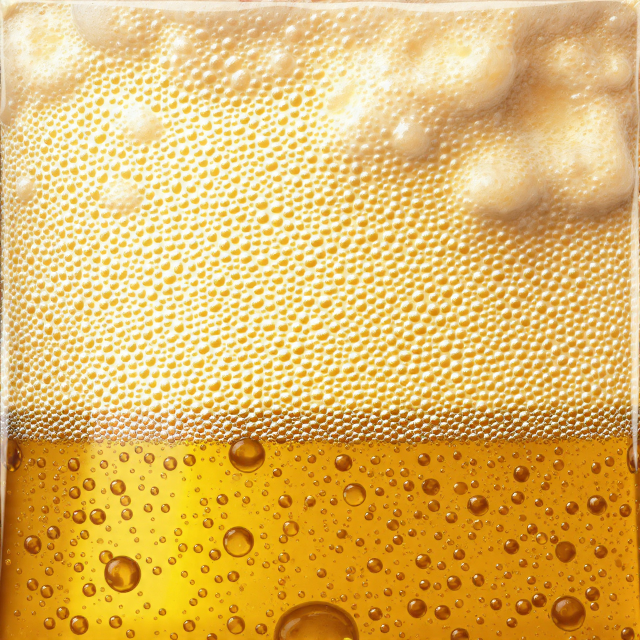
#> input picture Assets/camos/beer_camo_2883d8bf.jpg, 1280 x 1280 px, given in place of lowtide_stairs_source.png, which was not available (shown at 1/2 size)
$ python lowtide_stairs.py
#> lines starting #> are read from the running program, lines starting #| are printed output that depends on the picture; pictures that were not available may be replaced by others from this repository, and a replacement may not be noted
### Tools/map_kit.py
"""
A kit for building a map by script out of boxes and polygons, the way Tools/ridgeback_buildings.py builds Ridgeback's
houses: world-scale UVs (a brick is a brick's size on every wall), Tools/building_textures.py's materials, and collision
made of the same boxes (PhysicsShapeBox) plus convex hulls, so what you see is what stops players, bots and bullets.
Tools/belltower_map.py builds Belltower with it.

Plan coordinates: e east, n north, z up, in inches (s&box units). s&box's world has +x north and +y west (as on the
radar), so plan ( e, n, z ) is world ( n, -e, z ). ModelDoc reads an OBJ as Y-up, so world ( x, y, z ) is written to the
OBJ as ( y, z, x ).

- Faces are named in plan directions: '+e', '-e', '+n', '-n', '+z', '-z'.
- A polygon is counter-clockwise seen from the side it faces, and is drawn as a fan from its first point, so that point
  must see the whole polygon.
- Model.mirrored() turns a model over east to west (e to -e), for the half of a symmetric map that mirrors the other.
"""
import json
import math
import os
import time
import uuid
import zlib
from collections import defaultdict
from pathlib import Path

import numpy as np

import building_textures as BT

ROOT = Path( __file__ ).resolve().parent.parent
ASSETS = ROOT / "Assets"

FACES = ( "+e", "-e", "+n", "-n", "+z", "-z" )
AXIS = { "e": 0, "n": 1, "z": 2 }


def normalise( v ):
    v = np.asarray( v, float )
    return v / np.linalg.norm( v )


def to_world( p ):
    """ Plan ( e, n, z ) to s&box world ( x north, y west, z ). """
    return np.array( ( p[1], -p[0], p[2] ), float )


def mirror_point( p ):
    return np.array( ( -p[0], p[1], p[2] ), float )


def mirror_face( face ):
    return { "+e": "-e", "-e": "+e" }.get( face, face )


# ---------------------------------------------------------------------------------------------------------------------
# Rotations (s&box's Rotation.From( pitch, yaw, roll ), as in Tools/ridgeback_buildings.py)

# [22 lines left out: functions rotation_matrix, angles_of, not called in this run]


# ---------------------------------------------------------------------------------------------------------------------
# Model

class Model:
    """ Polygons by paint, and the collision: boxes ( centre, axes, size, surface ) and hulls ( points, surface ), all
    in plan coordinates. """

    # [126 lines left out: functions __init__, polygon, box, oriented_box, beam, prism and 1 more, not called in this run]

    def hull( self, points, surface ):
        """ Collision only: the convex hull of these plan points. """
        self.hulls.append( ( [ tuple( map( float, p ) ) for p in points ], surface ) )

    # [61 lines left out: functions collision_box, extend, mirrored, bounds, not called in this run]

    def triangle_count( self ):
        return sum( len( points ) - 2 for items in self.polygons.values() for points, _ in items )


# ---------------------------------------------------------------------------------------------------------------------
# Shapes

# [5 lines left out: function arc, not called in this run]


class Opening:
    """ A hole in a wall: r0..r1 along it, z0..z1 (an arch's z1 is its crown). kind is 'door', 'window', 'arch'
    (open, round-headed), 'glass' (a window with a pane in it), 'glass_arch', 'shut' (a door with a closed leaf in it)
    or 'shop' (a shopfront closed with a rolling shutter). """

    def __init__( self, r0, r1, z0, z1, kind ):
        self.r0, self.r1, self.z0, self.z1, self.kind = r0, r1, z0, z1, kind

    @property
    def arched( self ):
        return self.kind in ( "arch", "glass_arch" )

    @property
    def radius( self ):
        return ( self.r1 - self.r0 ) / 2

    # [10 lines left out: functions spring, rect_top, not called in this run]


class Wall:
    """ A straight wall. axis 'e' runs along e (its thickness across n), 'n' along n. run ( r0, r1 ) along it, across
    ( d0, d1 ) the other way, z ( z0, z1 ). outward is the plan direction its outside faces ('+n', ...), or None for an
    inside wall. """

    def __init__( self, axis, run, across, z, outward=None ):
        self.axis, self.run, self.across, self.z, self.outward = axis, tuple( run ), tuple( across ), tuple( z ), outward
        self.openings = []

    # [9 lines left out: functions add, lo_hi, not called in this run]

    def point( self, r, d, z ):
        return np.array( ( r, d, z ) if self.axis == "e" else ( d, r, z ), float )

    # [117 lines left out: functions faces, outer, build, _arch_head, face_uv, not called in this run]


def obj_vector( p ):
    """ World ( x, y, z ) to the OBJ's axes ( y, z, x ). """
    return f"{p[1]:.3f} {p[2]:.3f} {p[0]:.3f}"


# [88 lines left out: functions uv_offset, write_obj, convex_faces, write_hulls_obj, not called in this run]


def vec3( v ):
    return "[ " + ", ".join( f"{c:.4f}" for c in v ) + " ]"


# [104 lines left out: function write_vmdl, not called in this run]


def write_text( path, text, newline="\n" ):
    """ Writes a file through a temporary one beside it, renamed over it once complete, so the editor, which compiles a
    changed file straight away, never reads it half-written. A file that already holds the same text is left alone, so
    a re-run doesn't make the editor recompile every model. """
    # As Path.write_text takes newline: None is the system's line ending, "" the text's own.
    newline = os.linesep if newline is None else newline
    data = ( text.replace( "\n", newline ) if newline else text ).encode( "utf-8" )
    if path.exists() and path.read_bytes() == data:
        return
    temp = path.with_name( f"{path.name}.writing" )
    temp.write_bytes( data )
    # The editor (or OneDrive) can hold the old file open for a moment while it reads it: try again a few times.
    for attempt in range( 20 ):
        try:
            temp.replace( path )
            return
        except PermissionError:
            if attempt == 19:
                raise
            time.sleep( 0.5 )


def is_empty( model ):
    return not model.polygons and not model.boxes and not model.hulls


# [28 lines left out: functions delete_model, write_model, not called in this run]


# ---------------------------------------------------------------------------------------------------------------------
# Scene JSON (as Tools/ridgeback_map.py writes it)

class SceneIds:
    """ Steady GUIDs from keys, so a re-run writes the same ids. """

    def __init__( self, namespace ):
        self.namespace = uuid.UUID( namespace )

    def __call__( self, key ):
        return str( uuid.uuid5( self.namespace, key ) )


def vec( v ):
    return ",".join( f"{c:g}" for c in v )


def yaw_rotation( degrees ):
    half = math.radians( degrees ) / 2
    return f"0,0,{math.sin( half ):.7f},{math.cos( half ):.7f}"


# [7 lines left out: function angles_rotation, not called in this run]


def plan_yaw( heading ):
    """ The world yaw (degrees) that faces plan heading ( de, dn ). World yaw 0 is +x (north), 90 is +y (west). """
    return math.degrees( math.atan2( -heading[0], heading[1] ) )


def component( ids, type_name, key, **props ):
    return { "__type": type_name, "__guid": ids( key ), "__enabled": True, "Flags": 0, **props }


# [58 lines left out: functions game_object, asset_file, prefab_instance, not called in this run]

### Tools/building_textures.py
"""
Materials for Ridgeback's buildings, drawn from scratch with numpy and PIL like the ground's (Tools/terrain_textures.py,
whose tileable noise this borrows): lime render, whitewash, concrete, floorboards, quarry tiles, clay roof tiles,
painted wood, board shutters, brick and galvanised metal. Every map tiles.

Belltower (Tools/belltower_map.py) adds dressed stone, rubble walls, granite setts, flagstones, window glass, striped
awning canvas, sandbags, corrugated sheet, a roller shutter, painted iron, verdigris copper, raw planks, still water and a
clock face, more render colours, and the ground (gravel, soil, grass and rock) made from the terrain's own maps.

    python Tools/building_textures.py [name ...] [--sheet <png>]

- Writes Assets/materials/buildings/<texture>_normal.png and _rough.png, then a _color.png and a .vmat
  (shaders/complex.shader) for each of the texture's paints (PAINTS): the render comes in the walls' ochre and a pale
  trim colour, the painted wood in white, brown and green.
- A texture repeats every TILE_UNITS[texture] units. The buildings' UVs (Tools/ridgeback_buildings.py) are world-scale,
  so a brick is a brick's size on any wall.
- Normals are OpenGL style (green up the picture), as s&box's model shader reads them. Pictures run down the wall:
  row 0 is the top, so rain streaks and roof tile edges point the right way.
- Cavities (mortar, board gaps, the shadow under a roof tile's edge) are darkened in the colour itself, since the
  model shader gets no ambient occlusion map from these.
- The clock face is a decal (DECALS): drawn once over the picture and mapped whole onto its polygon.
- glass_clear is the Town House's see-through window glass, a decal mapped once across each pane, on glass.shader
  instead (SEE_THROUGH). Belltower's "glass" is opaque, for shut windows nobody sees into.
- --sheet writes each paint tiled 2x2 and lit from the top left, beside its height map, for checking.
"""
import argparse
import math
from pathlib import Path

import numpy as np
from PIL import Image, ImageDraw
from scipy import ndimage

import terrain_textures as T

ROOT = Path( __file__ ).resolve().parent.parent
OUT_DIR = ROOT / "Assets/materials/buildings"
RESOURCE_DIR = "materials/buildings"
DEFAULT_AO = "materials/default/default_ao.tga"

# Units (inches) each texture covers before it repeats.
TILE_UNITS = {
    "render": 256.0,
    "whitewash": 128.0,
    "concrete": 128.0,
    "floorboards": 128.0,
    "quarry_tiles": 64.0,
    "roof_tiles": 128.0,
    "painted_wood": 64.0,
    "shutter_boards": 64.0,
    "brick": 64.0,
    "metal": 32.0,
    # Belltower's
    "ashlar": 128.0,
    "rubble": 128.0,
    "setts": 64.0,
    "flagstones": 192.0,
    "glass": 64.0,
    "canvas": 64.0,
    "sandbags": 48.0,
    "corrugated": 64.0,
    "roller": 64.0,
    "iron": 32.0,
    "copper": 64.0,
    "planks": 96.0,
    "water": 128.0,
    "clock": 64.0,
    "gravel": 64.0,
    "soil": 128.0,
    "lawn": 96.0,
    "rock": 256.0,
    "hedge": 48.0,
    "slate": 96.0,
    # The Town House's window panes (a decal: one pane's size)
    "glass_clear": 16.0,
}


# ---------------------------------------------------------------------------------------------------------------------
# Helpers

def unit( a ):
    return ( a - a.mean() ) / a.std()


def stretched( rng, n, beta, fmin, fmax, sigma ):
    """ Tileable noise blurred more one way than the other (sigma = rows, columns): grain, streaks. """
    return unit( ndimage.gaussian_filter( T.spectral( rng, n, beta, fmin, fmax ), sigma, mode="wrap" ) )


# [4 lines left out: function paint, not called in this run]


def mix( a, b, t ):
    return a + ( b - a ) * t[..., None]


def per_cell( values, index ):
    """ values[index], broadcasting a colour or number per cell out to the picture. """
    return np.asarray( values )[index]


class Mask:
    """ Strokes and dots drawn at ss times the size on a canvas three tiles across, folded back into one tile so they
    wrap at the edges. Coordinates are tile pixels and may run a tile past either edge. """

    # [4 lines left out: function __init__, not called in this run]

    def _p( self, x, y ):
        return ( ( x + self.n ) * self.ss, ( y + self.n ) * self.ss )

    def line( self, points, width, value=1.0 ):
        self.draw.line( [ self._p( x, y ) for x, y in points ], fill=int( value * 255 ),
                        width=max( 1, int( round( width * self.ss ) ) ), joint="curve" )

    def ellipse( self, x, y, rx, ry, value=1.0 ):
        ( x0, y0 ), ( x1, y1 ) = self._p( x - rx, y - ry ), self._p( x + rx, y + ry )
        self.draw.ellipse( ( x0, y0, x1, y1 ), fill=int( value * 255 ) )

    # [25 lines left out: functions result, cracks, not called in this run]


def rounded_edges( distance, width ):
    """ 0 at an edge rising to 1 width px in: the bevel on a board, tile or brick. """
    return T.smoothstep( 0.0, width, distance )


# [221 lines left out: functions gl_normals, render, whitewash, concrete, floorboards, quarry_tiles and 1 more, not called in this run]


def wood_grain( rng, n ):
    """ Grain running down the picture. """
    return stretched( rng, n, 2.0, 3, 256, ( 30.0, 0.8 ) )


PAINT_COLOURS = { "white": ( 232, 228, 216 ), "brown": ( 88, 60, 42 ), "green": ( 66, 96, 70 ),
                  "blue": ( 64, 94, 124 ), "red": ( 124, 50, 42 ) }


# [28 lines left out: function painted, not called in this run]


def painted_wood( rng, n ):
    colours, rough, height, strength = painted( rng, n, False )
    return { f"trim_{k}": v for k, v in colours.items() }, rough, height, strength


def shutter_boards( rng, n ):
    colours, rough, height, strength = painted( rng, n, True )
    return { f"shutter_{k}": v for k, v in colours.items() if k != "white" }, rough, height, strength


# [88 lines left out: functions brick, metal, coursed, tones, not called in this run]


def shade( tone, lum ):
    """ Per-px sRGB colours lit by lum (linear). """
    return T.linear_to_srgb( T.srgb_to_linear( tone ) * lum[..., None] )


ASHLAR = {
    "ashlar": [ ( 200, 188, 162 ), ( 186, 174, 150 ), ( 210, 200, 176 ), ( 178, 166, 144 ), ( 194, 178, 150 ) ],
    "ashlar_grey": [ ( 152, 152, 148 ), ( 140, 141, 139 ), ( 162, 160, 154 ), ( 130, 132, 132 ), ( 146, 142, 136 ) ],
}


# [193 lines left out: functions ashlar, rubble, setts, flagstones, glass, glass_clear, not called in this run]


CANVAS = { "canvas_red": ( 158, 46, 42 ), "canvas_green": ( 42, 100, 66 ), "canvas_blue": ( 40, 78, 132 ) }


# [126 lines left out: functions canvas, sandbags, corrugated, roller, iron, copper, not called in this run]


PLANKS = {
    "planks": [ ( 146, 136, 120 ), ( 132, 124, 110 ), ( 158, 146, 126 ), ( 120, 114, 104 ) ],
    "planks_dark": [ ( 92, 64, 44 ), ( 80, 56, 40 ), ( 102, 72, 50 ), ( 72, 52, 38 ) ],
}


# [145 lines left out: functions planks, water, clock, hedge, slate, not called in this run]


def from_terrain( draw, paint_name ):
    """ One of Tools/terrain_textures.py's grounds as a model material: the same maps, with this file's OpenGL normals. """
    def texture( rng, n ):
        colour, rough, height, ao, strength = draw( rng, n )
        return { paint_name: colour }, rough, height, strength
    return texture


TEXTURES = {
    # name: ( draw, size px, seed, metalness )
    "render": ( render, 1024, 11, 0.0 ),
    "whitewash": ( whitewash, 512, 12, 0.0 ),
    "concrete": ( concrete, 512, 13, 0.0 ),
    "floorboards": ( floorboards, 1024, 14, 0.0 ),
    "quarry_tiles": ( quarry_tiles, 512, 15, 0.0 ),
    "roof_tiles": ( roof_tiles, 1024, 16, 0.0 ),
    "painted_wood": ( painted_wood, 512, 17, 0.0 ),
    "shutter_boards": ( shutter_boards, 512, 18, 0.0 ),
    "brick": ( brick, 512, 19, 0.0 ),
    "metal": ( metal, 256, 20, 0.75 ),
    # Belltower's
    "ashlar": ( ashlar, 1024, 21, 0.0 ),
    "rubble": ( rubble, 512, 22, 0.0 ),
    "setts": ( setts, 512, 23, 0.0 ),
    "flagstones": ( flagstones, 1024, 24, 0.0 ),
    "glass": ( glass, 256, 25, 0.0 ),
    "canvas": ( canvas, 512, 26, 0.0 ),
    "sandbags": ( sandbags, 512, 27, 0.0 ),
    "corrugated": ( corrugated, 512, 28, 0.3 ),
    "roller": ( roller, 512, 29, 0.0 ),
    "iron": ( iron, 256, 30, 0.0 ),
    "copper": ( copper, 512, 31, 0.0 ),
    "planks": ( planks, 512, 32, 0.0 ),
    "water": ( water, 512, 33, 0.0 ),
    "clock": ( clock, 512, 34, 0.0 ),
    "hedge": ( hedge, 512, 35, 0.0 ),
    "slate": ( slate, 512, 36, 0.0 ),
    "gravel": ( from_terrain( T.gravel, "gravel" ), 512, 37, 0.0 ),
    "soil": ( from_terrain( T.dirt, "soil" ), 1024, 38, 0.0 ),
    "lawn": ( from_terrain( T.meadow, "lawn" ), 1024, 39, 0.0 ),
    "rock": ( from_terrain( T.rock, "rock" ), 1024, 41, 0.0 ),
    # The Town House's
    "glass_clear": ( glass_clear, 512, 40, 0.0 ),
}

# Each paint's texture, so the buildings' script can find a paint's tile size.
PAINTS = {
    "render_ochre": "render", "render_pale": "render", "whitewash": "whitewash", "concrete": "concrete",
    "floorboards": "floorboards", "quarry_tiles": "quarry_tiles", "roof_tiles": "roof_tiles",
    "trim_white": "painted_wood", "trim_brown": "painted_wood", "trim_green": "painted_wood",
    "shutter_brown": "shutter_boards", "shutter_green": "shutter_boards", "brick": "brick", "metal": "metal",
    # Belltower's
    "render_rose": "render", "render_blue": "render", "render_cream": "render", "render_sage": "render",
    "render_terracotta": "render", "clay_pot": "render", "trim_blue": "painted_wood", "trim_red": "painted_wood",
    "shutter_blue": "shutter_boards", "shutter_red": "shutter_boards", "ashlar": "ashlar", "ashlar_grey": "ashlar",
    "rubble": "rubble", "setts": "setts", "flagstones": "flagstones", "glass": "glass", "canvas_red": "canvas",
    "canvas_green": "canvas", "canvas_blue": "canvas", "canvas_plain": "canvas", "sandbags": "sandbags",
    "corrugated": "corrugated", "roller_grey": "roller", "roller_green": "roller", "iron_black": "iron",
    "iron_green": "iron", "copper": "copper", "copper_brown": "copper", "planks": "planks", "planks_dark": "planks", "water": "water",
    "clock": "clock", "hedge": "hedge", "slate": "slate", "gravel": "gravel", "soil": "soil", "lawn": "lawn",
    "rock": "rock",
    # The Town House's
    "glass_clear": "glass_clear",
}

# Paints drawn once over their polygon (map_kit maps their UVs 0..1 across it) instead of repeating at world scale.
DECALS = { "clock", "glass_clear" }

# See-through paints, on glass.shader instead of complex.shader, with the shader's AlbedoAbsorption: how opaque the
# rough (dirty) parts are.
SEE_THROUGH = { "glass_clear": 0.8 }


def material_path( paint_name ):
    return f"{RESOURCE_DIR}/{paint_name}.vmat"


def tile_units( paint_name ):
    return TILE_UNITS[PAINTS[paint_name]]


# ---------------------------------------------------------------------------------------------------------------------
# Writing

def save_grey( path, a ):
    Image.fromarray( np.clip( np.rint( a * 255 ), 0, 255 ).astype( np.uint8 ), "L" ).save( path, optimize=True )


def save_rgb( path, a ):
    Image.fromarray( np.clip( np.rint( a ), 0, 255 ).astype( np.uint8 ), "RGB" ).save( path, optimize=True )


# [119 lines left out: functions vmat, glass_vmat, write_texture, lit, write_sheet, main, not called in this run]


# [2 lines that do not run on import are left out]

### Tools/lowtide_stairs.py
"""Generated timber for Lowtide's warehouse stairs, mapped along each step."""
import io
from pathlib import Path

import numpy as np
from PIL import Image
from scipy import ndimage

import map_kit as K

SOURCE = Path(__file__).with_name("lowtide_stairs_source.png")
OUT = K.ASSETS / "materials/lowtide/stairs"
RESOURCE = "materials/lowtide/stairs"
TREAD = "lt_stair_wood"
RISER = "lt_stair_riser"


def write_materials():
    OUT.mkdir(parents=True, exist_ok=True)
    with Image.open(SOURCE) as image:
#> image is the input picture: PIL image 1280x1280 RGB; mean R, G, B 224.7, 185, 102.9
        rgb = np.asarray(image.convert("RGB").resize((2048, 2048), Image.Resampling.LANCZOS), np.float32) / 255
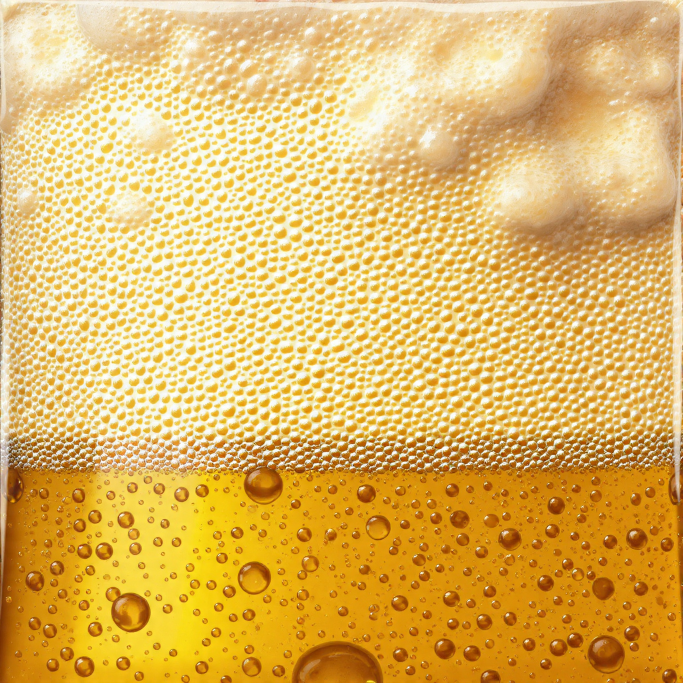
#> rgb: shape (2048, 2048, 3) float32 (shown at 1/3 size); mean R, G, B 0.882, 0.718, 0.399
    luminance = rgb @ np.array((.2126, .7152, .0722), np.float32)
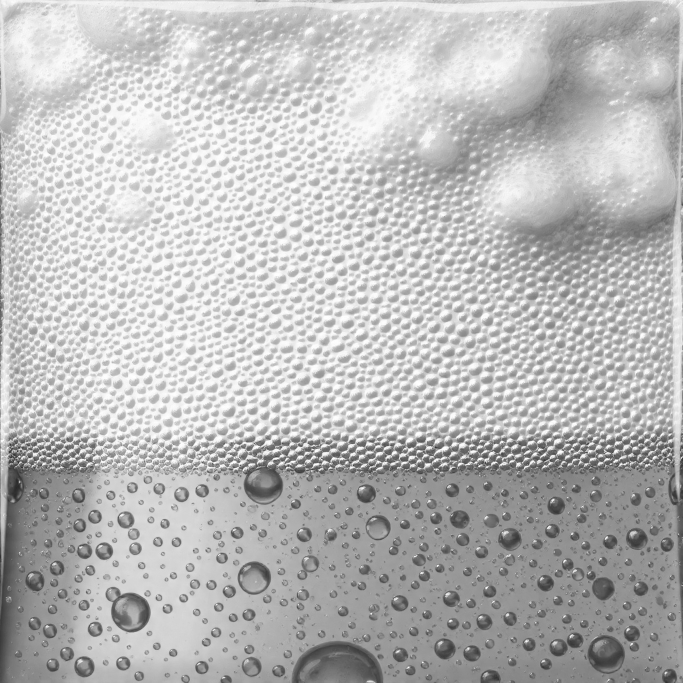
#> luminance: shape (2048, 2048) float32 (shown at 1/3 size); min 0.12, max 1, mean 0.735
    grain = ndimage.gaussian_filter(luminance, .7, mode="wrap") - ndimage.gaussian_filter(luminance, 7, mode="wrap")
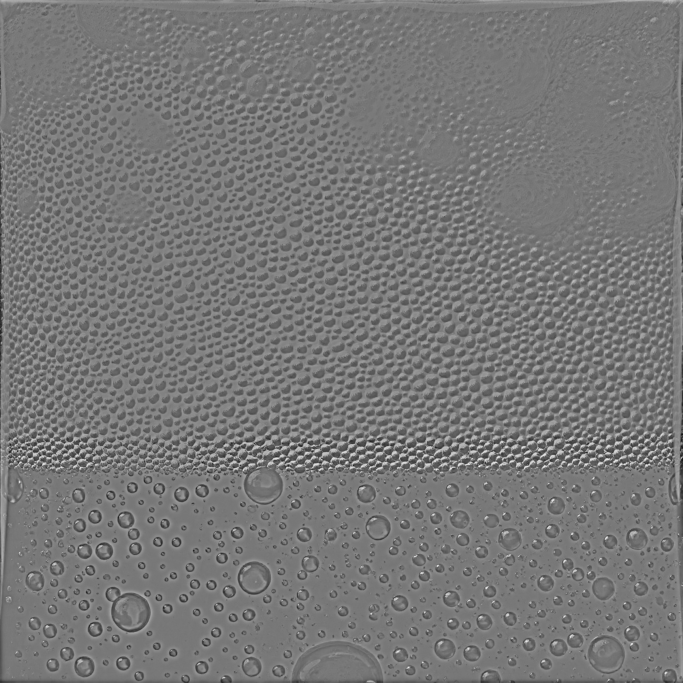
#> grain: shape (2048, 2048) float32 (shown at 1/3 size); min -0.435, max 0.489, mean 1.16e-10; drawn with min black and max white
    pores = np.clip((.29 - luminance) * 2, 0, .5)
    rough = np.clip(.77 + pores * .2 - grain * .15, .65, .92)
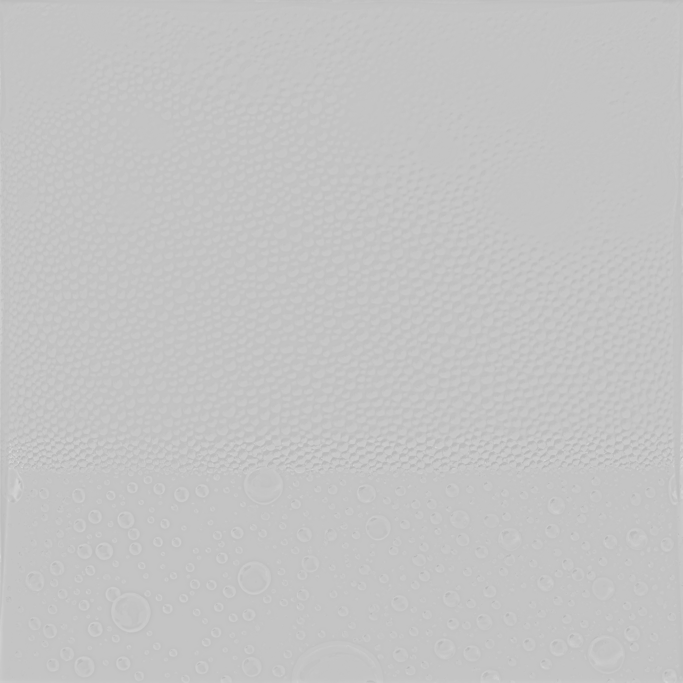
#> rough: shape (2048, 2048) float32 (shown at 1/3 size); min 0.697, max 0.885, mean 0.77
    height = grain * .10 - pores * .006
    dy, dx = np.gradient(ndimage.gaussian_filter(height, .7, mode="wrap"))
#> (the rest of the program and of its run is left out)
